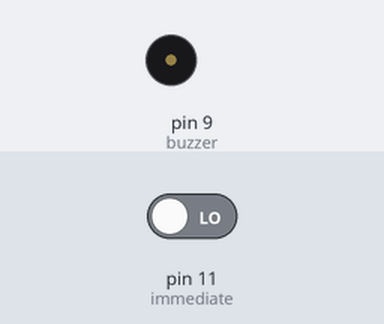
Simulated run of this sketch. Board: Arduino Uno, built for the host (arithmetic inside an expression is 32-bit, double 64-bit). On the bench: buzzer (waves = sounding). The test bench sets the inputs (shaded band); at power-on: pin 11 (immediate) LOW. What the sketch prints to the serial monitor is not drawn.

Above: at 1.2 s.
1.3 s: pin 11 (immediate) driven HIGH
At 2.3 s:
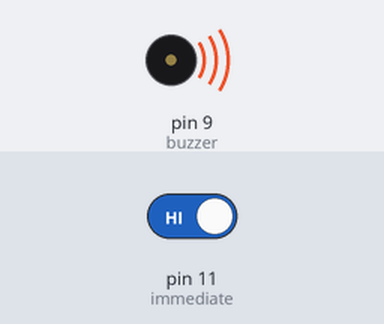
Timing chart, 0 to 8.8 s (numbered marks = the images above; inputs shaded):
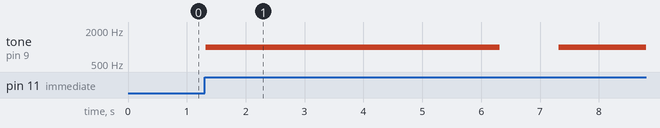

Measured:
- after the input at 1.3 s, tone on pin 9 (buzzer): silent → 1000 Hz at once, → silent 5.0 s later, → 1000 Hz 1.0 s later

The sketch:

project_final.ino
```cpp
/*
  DS1307 RTC (Real-Time-Clock) Example

  Uno       A4 (SDA), A5 (SCL)
  Mega      20 (SDA), 21 (SCL)
  Leonardo   2 (SDA),  3 (SCL)
 */


 /*
     buzzer-->+ve_pin-->Digital 9
     immediate_pin-->Digital 11

  */

#include <Wire.h>
#include <DS1307.h>


DS1307 rtc;
int buzzer=9;
//const int exampin=10;
const int immediate=11;
const int high=8;

void setup()
{
  pinMode(buzzer, OUTPUT);
  digitalWrite(high,HIGH);
  /*init Serial port*/
  Serial.begin(9600);
  while(!Serial); /*wait for serial port to connect - needed for Leonardo only*/

  /*init RTC*/
  Serial.println("Initializing RTC...");

  /*only set the date+time one time*/
      rtc.set(0, 1, 8, 29, 2, 2020); /*11:30:00 22.02.2020 //sec, min, hour, day, month, year*/
    //rtc.adjust(DateTime(2020, 02, 26, 20, 06, 00 ));

  /*stop/pause RTC*/
  // rtc.stop();

  /*start RTC*/
  rtc.start();
}

int ComputeDayOfWeek(int month, int day, int year)
 {
   int day_of_week;

   if (month < 3)
     {
      month += 12;
      --year;
     }
   day_of_week = day + (13 * month - 27) / 5 + year + year/4 - year/100 + year/400;
   return ((int)(day_of_week % 7) + 1);
 }

 void activatebuzzer()
 {
   tone(buzzer, 1000); // Send 1KHz sound signal...
   delay(5000);        // ...for 1 sec
   noTone(buzzer);     // Stop sound...
   delay(1000);        // ...for 1sec
 }

//FOR WEEKDAYS 10:00  11:00  12:00  13:00  13:30  14:30  15:30  16:30
//FOR SATURDAY 10:00  11:00  12:00  13:00  13:45

 void weekdays(int sec,int min,int hour)
 {
   if(hour==10&&min==0&&sec==0)
     activatebuzzer();
   else if(hour==11&&min==0&&sec==0)
     activatebuzzer();
   else if(hour==12&&min==0&&sec==0)
     activatebuzzer();
   else if(hour==13&&min==0&&sec==0)
     activatebuzzer();
   else if(hour==13&&min==30&&sec==0)
     activatebuzzer();
   else if(hour==14&&min==30&&sec==0)
     activatebuzzer();
   else if(hour==15&&min==30&&sec==0)
     activatebuzzer();
   else if(hour==16&&min==30&&sec==0)
     activatebuzzer();
 }

void saturday(int sec,int min,int hour)
{
   if(hour==10&&min==0&&sec==0)
     activatebuzzer();
   else if(hour==11&&min==0&&sec==0)
     activatebuzzer();
   else if(hour==12&&min==0&&sec==0)
     activatebuzzer();
   else if(hour==13&&min==0&&sec==0)
     activatebuzzer();
   else if(hour==13&&min==45&&sec==0)
     activatebuzzer();

}


void loop()
{
  uint8_t sec, min, hour, day, month;
  uint16_t year;

  /*get time from RTC*/
  rtc.get(&sec, &min, &hour, &day, &month, &year);


   /*serial output*/
   //if(min%2==0)
   //{
  Serial.print("\nCurrent time and date is :\n");
  Serial.print("\nTime: ");
  Serial.print(hour, DEC);
  Serial.print(":");
  Serial.print(min, DEC);
  Serial.print(":");
  Serial.print(sec, DEC);

  Serial.print("\nDate: ");
  Serial.print(day, DEC);
  Serial.print(".");
  Serial.print(month, DEC);
  Serial.print(".");
  Serial.print(year, DEC);
  // }
  /*wait a second*/
 // delay(1000);


  int dayno=ComputeDayOfWeek(month,day,year);
  if((dayno>1)&&(dayno<7))
  {
    weekdays(sec,min,hour);
  }
  else if(dayno==7)
  {
    saturday(sec,min,hour);
  }

  //if(digitalRead(exampin)==1)
    //exam(

    if(digitalRead(immediate)==1)
        activatebuzzer();
}
```
